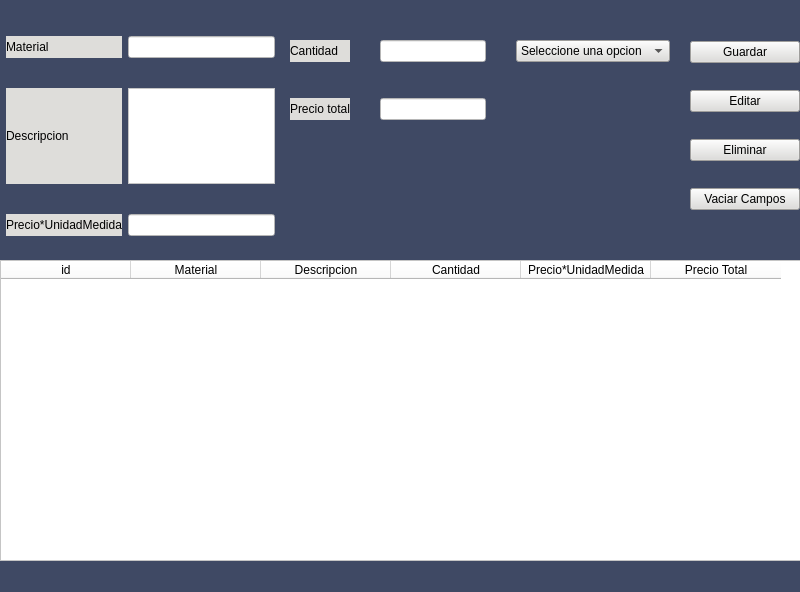
<?xml version="1.0" encoding="UTF-8"?>
<ui version="4.0">
 <class>mw_materiales</class>
 <widget class="QMainWindow" name="mw_materiales">
  <property name="geometry">
   <rect>
    <x>0</x>
    <y>0</y>
    <width>800</width>
    <height>592</height>
   </rect>
  </property>
  <property name="windowTitle">
   <string>Materiales</string>
  </property>
  <property name="styleSheet">
   <string notr="true">background-color: rgb(63, 73, 100);</string>
  </property>
  <widget class="QWidget" name="centralwidget">
   <widget class="QWidget" name="verticalLayoutWidget">
    <property name="geometry">
     <rect>
      <x>0</x>
      <y>260</y>
      <width>801</width>
      <height>301</height>
     </rect>
    </property>
    <layout class="QVBoxLayout" name="verticalLayout">
     <item>
      <widget class="QTableWidget" name="tableWidget">
       <property name="styleSheet">
        <string notr="true">background-color: rgb(255, 255, 255);</string>
       </property>
       <attribute name="horizontalHeaderVisible">
        <bool>true</bool>
       </attribute>
       <attribute name="horizontalHeaderCascadingSectionResizes">
        <bool>false</bool>
       </attribute>
       <attribute name="horizontalHeaderDefaultSectionSize">
        <number>130</number>
       </attribute>
       <attribute name="horizontalHeaderShowSortIndicator" stdset="0">
        <bool>true</bool>
       </attribute>
       <attribute name="horizontalHeaderStretchLastSection">
        <bool>false</bool>
       </attribute>
       <attribute name="verticalHeaderCascadingSectionResizes">
        <bool>false</bool>
       </attribute>
       <attribute name="verticalHeaderMinimumSectionSize">
        <number>21</number>
       </attribute>
       <attribute name="verticalHeaderDefaultSectionSize">
        <number>60</number>
       </attribute>
       <attribute name="verticalHeaderHighlightSections">
        <bool>true</bool>
       </attribute>
       <attribute name="verticalHeaderShowSortIndicator" stdset="0">
        <bool>false</bool>
       </attribute>
       <attribute name="verticalHeaderStretchLastSection">
        <bool>false</bool>
       </attribute>
       <column>
        <property name="text">
         <string>id</string>
        </property>
        <property name="textAlignment">
         <set>AlignCenter</set>
        </property>
       </column>
       <column>
        <property name="text">
         <string>Material</string>
        </property>
        <property name="textAlignment">
         <set>AlignCenter</set>
        </property>
       </column>
       <column>
        <property name="text">
         <string>Descripcion</string>
        </property>
        <property name="textAlignment">
         <set>AlignCenter</set>
        </property>
       </column>
       <column>
        <property name="text">
         <string>Cantidad</string>
        </property>
        <property name="textAlignment">
         <set>AlignCenter</set>
        </property>
       </column>
       <column>
        <property name="text">
         <string>Precio*UnidadMedida</string>
        </property>
        <property name="textAlignment">
         <set>AlignCenter</set>
        </property>
       </column>
       <column>
        <property name="text">
         <string>Precio Total</string>
        </property>
        <property name="textAlignment">
         <set>AlignCenter</set>
        </property>
       </column>
      </widget>
     </item>
    </layout>
   </widget>
   <widget class="QWidget" name="gridLayoutWidget">
    <property name="geometry">
     <rect>
      <x>0</x>
      <y>30</y>
      <width>281</width>
      <height>212</height>
     </rect>
    </property>
    <layout class="QGridLayout" name="gridLayout" rowstretch="0,0,0" columnstretch="3,0" columnminimumwidth="0,0">
     <property name="leftMargin">
      <number>6</number>
     </property>
     <property name="topMargin">
      <number>6</number>
     </property>
     <property name="rightMargin">
      <number>6</number>
     </property>
     <property name="bottomMargin">
      <number>6</number>
     </property>
     <property name="horizontalSpacing">
      <number>6</number>
     </property>
     <property name="verticalSpacing">
      <number>30</number>
     </property>
     <item row="1" column="0">
      <widget class="QLabel" name="label_2">
       <property name="styleSheet">
        <string notr="true">background-color: rgb(222, 221, 218);</string>
       </property>
       <property name="text">
        <string>Descripcion</string>
       </property>
      </widget>
     </item>
     <item row="2" column="0">
      <widget class="QLabel" name="label_3">
       <property name="styleSheet">
        <string notr="true">background-color: rgb(222, 221, 218);</string>
       </property>
       <property name="text">
        <string>Precio*UnidadMedida</string>
       </property>
      </widget>
     </item>
     <item row="0" column="0">
      <widget class="QLabel" name="label">
       <property name="styleSheet">
        <string notr="true">background-color: rgb(222, 221, 218);</string>
       </property>
       <property name="text">
        <string>Material</string>
       </property>
      </widget>
     </item>
     <item row="1" column="1">
      <widget class="QTextEdit" name="textEdit">
       <property name="styleSheet">
        <string notr="true">background-color: rgb(255, 255, 255);</string>
       </property>
      </widget>
     </item>
     <item row="0" column="1">
      <widget class="QLineEdit" name="lineEdit">
       <property name="styleSheet">
        <string notr="true">background-color: rgb(255, 255, 255);</string>
       </property>
      </widget>
     </item>
     <item row="2" column="1">
      <widget class="QLineEdit" name="lineEdit_2">
       <property name="styleSheet">
        <string notr="true">background-color: rgb(255, 255, 255);</string>
       </property>
      </widget>
     </item>
    </layout>
   </widget>
   <widget class="QWidget" name="gridLayoutWidget_2">
    <property name="geometry">
     <rect>
      <x>290</x>
      <y>10</y>
      <width>380</width>
      <height>141</height>
     </rect>
    </property>
    <layout class="QGridLayout" name="gridLayout_2">
     <property name="horizontalSpacing">
      <number>30</number>
     </property>
     <item row="1" column="0">
      <widget class="QLabel" name="label_5">
       <property name="styleSheet">
        <string notr="true">background-color: rgb(222, 221, 218);</string>
       </property>
       <property name="text">
        <string>Precio total</string>
       </property>
      </widget>
     </item>
     <item row="0" column="0">
      <widget class="QLabel" name="label_4">
       <property name="styleSheet">
        <string notr="true">background-color: rgb(222, 221, 218);</string>
       </property>
       <property name="text">
        <string>Cantidad</string>
       </property>
      </widget>
     </item>
     <item row="1" column="1">
      <widget class="QLineEdit" name="lineEdit_4">
       <property name="styleSheet">
        <string notr="true">background-color: rgb(255, 255, 255);</string>
       </property>
      </widget>
     </item>
     <item row="0" column="1">
      <widget class="QLineEdit" name="lineEdit_3">
       <property name="styleSheet">
        <string notr="true">background-color: rgb(255, 255, 255);</string>
       </property>
      </widget>
     </item>
     <item row="0" column="2">
      <widget class="QComboBox" name="comboBox">
       <property name="cursor">
        <cursorShape>PointingHandCursor</cursorShape>
       </property>
       <property name="layoutDirection">
        <enum>Qt::LeftToRight</enum>
       </property>
       <property name="styleSheet">
        <string notr="true">background-color: rgb(222, 221, 218);</string>
       </property>
       <property name="editable">
        <bool>false</bool>
       </property>
       <property name="currentIndex">
        <number>0</number>
       </property>
       <property name="maxCount">
        <number>2147483647</number>
       </property>
       <property name="sizeAdjustPolicy">
        <enum>QComboBox::AdjustToContentsOnFirstShow</enum>
       </property>
       <item>
        <property name="text">
         <string>Seleccione una opcion</string>
        </property>
       </item>
       <item>
        <property name="text">
         <string>Lbs</string>
        </property>
       </item>
       <item>
        <property name="text">
         <string>Lts</string>
        </property>
       </item>
       <item>
        <property name="text">
         <string>Mts</string>
        </property>
       </item>
       <item>
        <property name="text">
         <string>Inches</string>
        </property>
       </item>
       <item>
        <property name="text">
         <string>Galon</string>
        </property>
       </item>
       <item>
        <property name="text">
         <string>Unidad</string>
        </property>
       </item>
       <item>
        <property name="text">
         <string>Simple</string>
        </property>
       </item>
      </widget>
     </item>
    </layout>
   </widget>
   <widget class="QWidget" name="gridLayoutWidget_3">
    <property name="geometry">
     <rect>
      <x>690</x>
      <y>20</y>
      <width>110</width>
      <height>211</height>
     </rect>
    </property>
    <layout class="QGridLayout" name="gridLayout_3">
     <item row="3" column="0">
      <widget class="QPushButton" name="pushButton_3">
       <property name="styleSheet">
        <string notr="true">background-color: rgb(222, 221, 218);</string>
       </property>
       <property name="text">
        <string>Eliminar</string>
       </property>
      </widget>
     </item>
     <item row="2" column="0">
      <widget class="QPushButton" name="pushButton_2">
       <property name="styleSheet">
        <string notr="true">background-color: rgb(222, 221, 218);</string>
       </property>
       <property name="text">
        <string>Editar</string>
       </property>
      </widget>
     </item>
     <item row="4" column="0">
      <widget class="QPushButton" name="pushButton_4">
       <property name="styleSheet">
        <string notr="true">background-color: rgb(222, 221, 218);</string>
       </property>
       <property name="text">
        <string>Vaciar Campos</string>
       </property>
      </widget>
     </item>
     <item row="1" column="0">
      <widget class="QPushButton" name="pushButton">
       <property name="styleSheet">
        <string notr="true">background-color: rgb(222, 221, 218);</string>
       </property>
       <property name="text">
        <string>Guardar</string>
       </property>
      </widget>
     </item>
    </layout>
   </widget>
  </widget>
  <widget class="QStatusBar" name="statusbar"/>
 </widget>
 <resources/>
 <connections/>
</ui>
